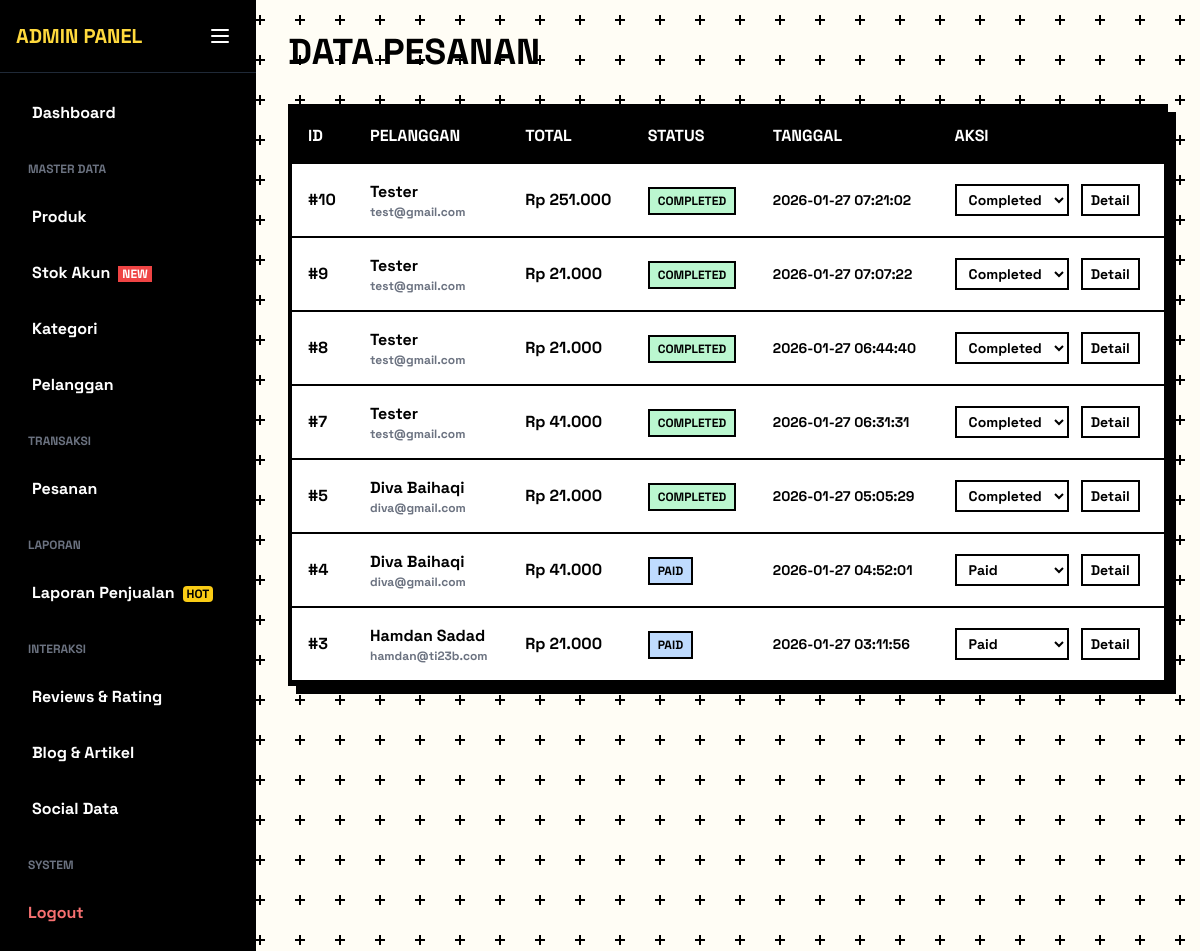
/admin/pesanan/index.php (signed in), run on the app's committed database.
### tables this page shows
CREATE TABLE `pesanan` (
  `id` int NOT NULL,
  `pelanggan_id` int DEFAULT NULL,
  `total_harga` decimal(12,0) DEFAULT NULL,
  `status` enum('pending','paid','shipped','completed','cancelled','success') DEFAULT 'pending',
  `bukti_pembayaran` varchar(255) DEFAULT NULL,
  `tanggal_pesanan` timestamp NULL DEFAULT CURRENT_TIMESTAMP
);

CREATE TABLE `pelanggan` (
  `id` int NOT NULL,
  `nama` varchar(100) DEFAULT NULL,
  `email` varchar(100) DEFAULT NULL,
  `password` varchar(255) DEFAULT NULL,
  `alamat` text,
  `created_at` timestamp NULL DEFAULT CURRENT_TIMESTAMP
);

### admin/pesanan/index.php (the view, shortened to what this page needs)
<?php
include '../../config/database.php';
include '../includes/header.php';
include '../includes/sidebar.php';
$orders = $conn->query("SELECT p.*, pl.nama, pl.email FROM pesanan p JOIN pelanggan pl ON p.pelanggan_id = pl.id ORDER BY p.tanggal_pesanan DESC");
?>
<div class="flex-1 p-8">
    <h1 class="text-4xl font-black uppercase mb-8">Data Pesanan</h1>
    <div class="bg-white border-4 border-black shadow-neo overflow-hidden">
        <table class="w-full text-left">
            <thead class="bg-neo-black text-white uppercase font-black">
                <tr>
                    <th class="p-4">ID</th>
                    <th class="p-4">Pelanggan</th>
                    <th class="p-4">Total</th>
                    <th class="p-4">Status</th>
                    <th class="p-4">Tanggal</th>
                    <th class="p-4">Aksi</th>
                </tr>
            </thead>
            <tbody>
                <?php while($row = $orders->fetch_assoc()): ?>
                <tr class="border-b-2 border-black hover:bg-gray-50 font-bold" id="row-<?= $row['id'] ?>">
                    <td class="p-4">#<?= $row['id'] ?></td>
                    <td class="p-4">
                        <div><?= $row['nama'] ?></div>
                        <div class="text-xs text-gray-500"><?= $row['email'] ?></div>
                    </td>
                    <td class="p-4">Rp <?= number_format($row['total_harga'], 0, ',', '.') ?></td>
                    <td class="p-4">
                        <?php
                        $colors = [
                            'pending' => 'bg-yellow-200',
                            'paid' => 'bg-blue-200',
                            'shipped' => 'bg-purple-200',
                            'completed' => 'bg-green-200',
                            'cancelled' => 'bg-red-200'
                        ];
                        $bg = $colors[$row['status']] ?? 'bg-gray-200';
                        ?>
                        <span id="badge-<?= $row['id'] ?>" class="<?= $bg ?> border-2 border-black px-2 py-1 uppercase text-xs transition-colors duration-300">
                            <?= $row['status'] ?>
                        </span>
                    </td>
                    <td class="p-4 text-sm"><?= $row['tanggal_pesanan'] ?></td>
                    <td class="p-4">
                        <select onchange="updateStatus(<?= $row['id'] ?>, this.value)" class="border-2 border-black text-sm font-bold bg-white cursor-pointer px-2 py-1 focus:shadow-neo transition-all outline-none">
                            <option value="paid" <?= $row['status'] == 'paid' ? 'selected' : '' ?>>Paid</option>
                            <option value="completed" <?= $row['status'] == 'completed' ? 'selected' : '' ?>>Completed</option>
                        </select>
                        <a href="detail.php?id=<?= $row['id'] ?>" class="inline-block ml-2 text-sm font-bold text-neo-black border-2 border-black bg-white px-2 py-1 text-center hover:bg-gray-100 hover:-translate-y-1 transition-transform">
                            Detail
                        </a>
                    </td>
                </tr>
                <?php endwhile; ?>
            </tbody>
        </table>
    </div>
</div>
</body>
</html>

### assets/css/style.css (style rules this page uses)
body { background-color: #fffdf5 !important; background-size: 40px 40px !important; font-family: "Space Grotesk", sans-serif; color: #000; }

### data on the page
pesanan: id "10", pelanggan.nama "Tester", pelanggan.email "test@gmail.com", total_harga "251.000", status "COMPLETED", tanggal_pesanan "2026-01-27 07:21:02", status+id "Completed"
pesanan: id "9", pelanggan.nama "Tester", pelanggan.email "test@gmail.com", total_harga "21.000", status "COMPLETED", tanggal_pesanan "2026-01-27 07:07:22", status+id "Completed"
pesanan: id "8", pelanggan.nama "Tester", pelanggan.email "test@gmail.com", total_harga "21.000", status "COMPLETED", tanggal_pesanan "2026-01-27 06:44:40", status+id "Completed"
pesanan: id "7", pelanggan.nama "Tester", pelanggan.email "test@gmail.com", total_harga "41.000", status "COMPLETED", tanggal_pesanan "2026-01-27 06:31:31", status+id "Completed"
pesanan: id "5", pelanggan.nama "Diva Baihaqi", pelanggan.email "diva@gmail.com", total_harga "21.000", status "COMPLETED", tanggal_pesanan "2026-01-27 05:05:29", status+id "Completed"
pesanan: id "4", pelanggan.nama "Diva Baihaqi", pelanggan.email "diva@gmail.com", total_harga "41.000", status "PAID", tanggal_pesanan "2026-01-27 04:52:01", status+id "Paid"
pesanan: id "3", pelanggan.nama "Hamdan Sadad", pelanggan.email "hamdan@ti23b.com", total_harga "21.000", status "PAID", tanggal_pesanan "2026-01-27 03:11:56", status+id "Paid"
